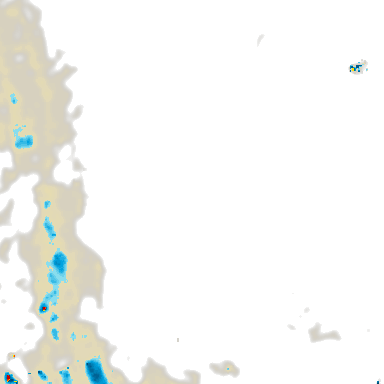
#> input picture tests/host/data/radar1.png, 384 x 384 px; its folder holds only this picture in this run
$ python make_radar_fixtures.py radar1.png
#> lines starting #> are read from the running program, lines starting #| are printed output that depends on the picture
#!/usr/bin/env python3
"""Makes the radar test fixtures from real RainViewer frames (384x384 RGBA PNGs):

  radarN.png      a copy of the frame as it came from Home Assistant (the streaming PNG decoder tests)
  radarN.rgba.z   the frame as raw RGBA bytes, zlib-compressed (the tests read it with zlib's uncompress())
  goldenN.rgba.z  what Pillow makes of it for the window: resize to 512x512 (bilinear), crop (66, 91, 446, 421),
                  as raw straight-alpha RGBA, zlib-compressed - an independent implementation to compare
                  radar_expand() against

  python3 make_radar_fixtures.py frame1.png frame2.png ...        (needs Pillow)
"""
import sys
import zlib
from PIL import Image

import shutil
for n, path in enumerate(sys.argv[1:], 1):
    shutil.copy(path, f"radar{n}.png")                    # the PNG itself, for the streaming decoder tests
    im = Image.open(path).convert("RGBA")
#> im is the input picture: PIL image 384x384 RGBA; mean R, G, B, A 31.2, 31.1, 25.1, 24.8
    assert im.size == (384, 384), im.size
    open(f"radar{n}.rgba.z", "wb").write(zlib.compress(im.tobytes(), 9))
    gold = im.resize((512, 512), Image.BILINEAR).crop((66, 91, 66 + 380, 91 + 330))
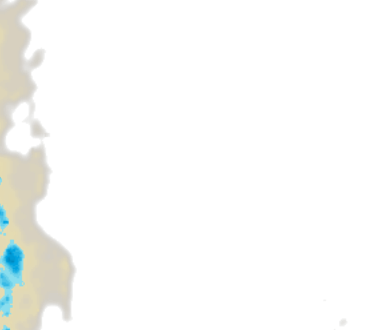
#> gold: PIL image 380x330 RGBA; mean R, G, B, A 19, 19, 15.5, 14.8; transparent parts drawn white
    open(f"golden{n}.rgba.z", "wb").write(zlib.compress(gold.tobytes(), 9))
    print(n, path)

$ run again, on tests/host/data/radar2.png
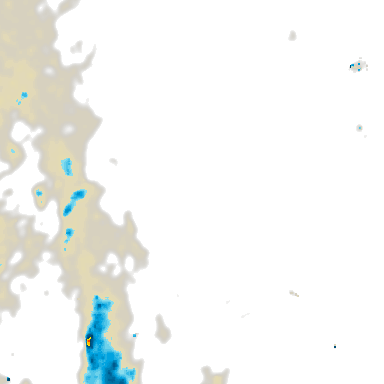
#> input picture tests/host/data/radar2.png, 384 x 384 px
#> im is the input picture: PIL image 384x384 RGBA; mean R, G, B, A 34, 34.4, 28.2, 27.6
#> `gold = im.resize((512, 512), Image.BILINEAR).crop((66, 91, 66 + 380, 9..`:
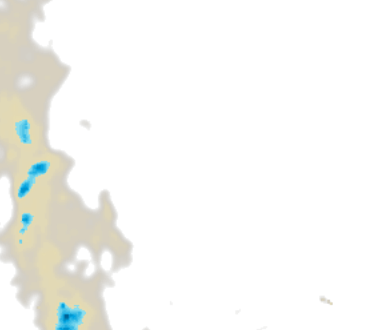
#> gold: PIL image 380x330 RGBA; mean R, G, B, A 32.8, 32, 25.5, 24.5; transparent parts drawn white
